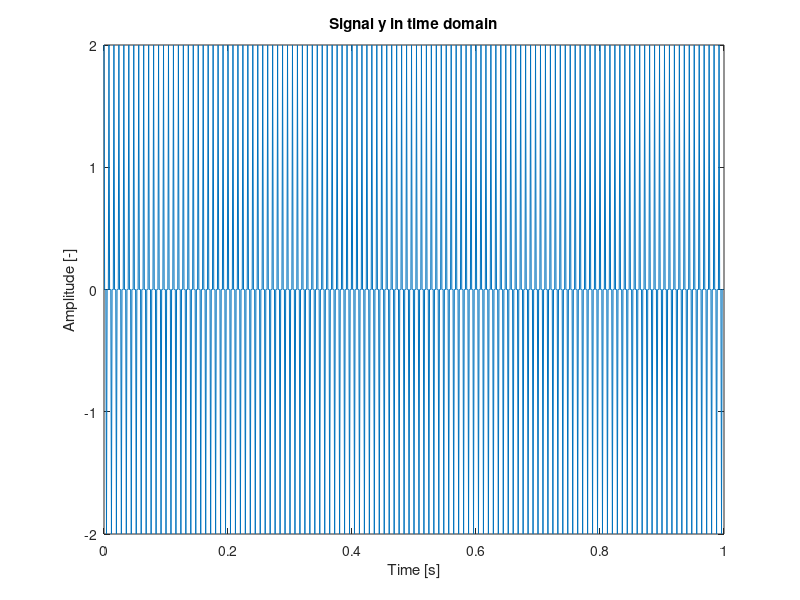
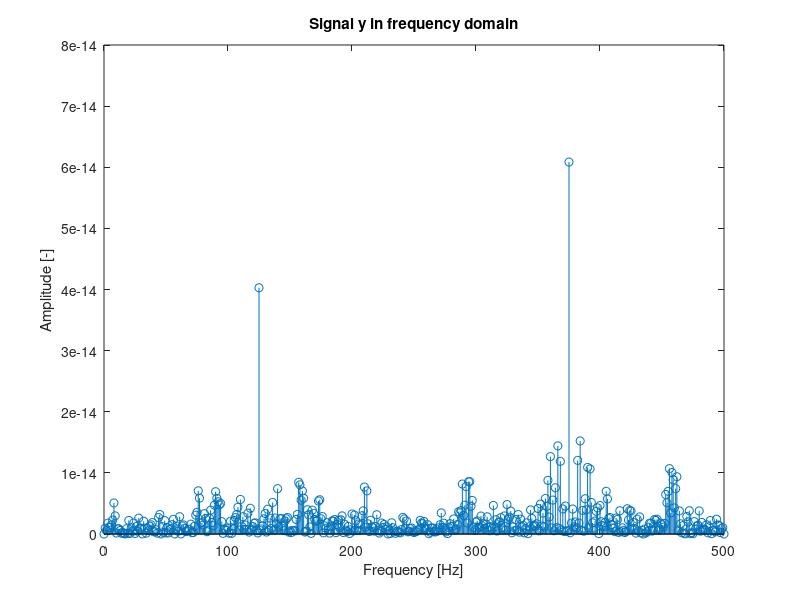
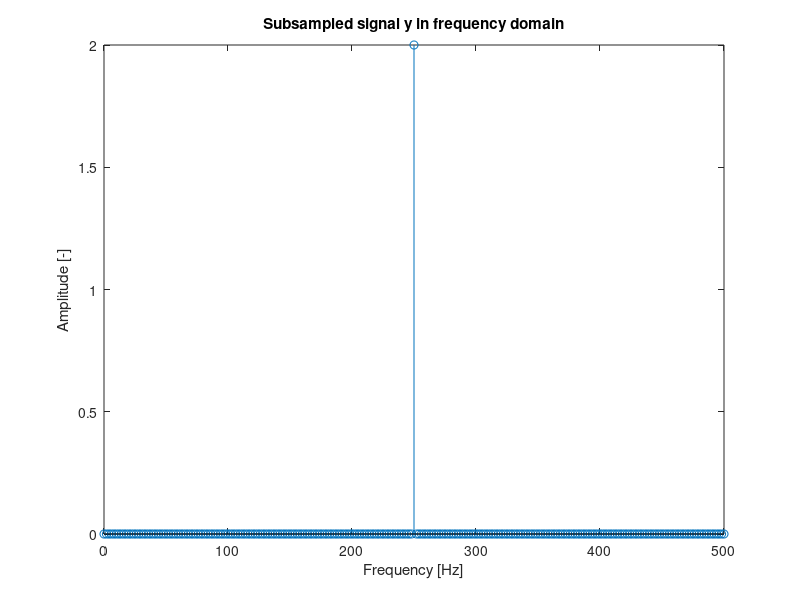

Write the MATLAB code that produced these figures, in order. (Note: this script raises an error after producing the figures.)
fs = 1000; % sampling frequency

% Creating a signal with given number of samples
N = 1000; % number of samples
t = (0:N-1)/fs; % time vector

% Amplitudes
A1 = 1;
A2 = 1;
% Frequencies
f1 = 125; % [Hz]
f2 = 375; % [Hz]

y = A1*cos(2*pi*f1*t) + A2*cos(2*pi*f2*t);

Y = fft(y);
N = length(Y);
% df = fs/N; % frequency resolution
fv = (0:N-1)*fs/N; % frequency vector

figure(1)
plot(t,y);
xlabel('Time [s]');
ylabel('Amplitude [-]');
title('Signal y in time domain');

% Display the amplitude-frequency plot for the frequency range from 0 to
% the Nyquist frequency by scaling the Fourier transform amplitude
% accordingly.

figure(2)
stem( fv , abs(imag(Y)/length(y)*2));
xlim([0,(fs/2)]);
xlabel('Frequency [Hz]');
ylabel('Amplitude [-]');
title('Signal y in frequency domain');

% Then, subsample the signal, keeping every second sample from the original
% signal (y(1:2:end)). Calculate and display the fft result for the new
% signal by scaling the spectrum amplitude.

y = (y(1:2:end)); % We reduce sampling frequency by half

Y = fft(y);
N = length(Y);
df = fs/N; % frequency resolution
fv = (0:N-1)*fs/N; % frequency vector

figure(3)
stem( fv , abs(Y)/length(y)*2);
xlim([0,(fs/2)]);
xlabel('Frequency [Hz]');
ylabel('Amplitude [-]');
title('Subsampled signal y in frequency domain');
subtitle('sampling frequency was reduced by half')

%% Signal Y1 consisting of a sum of two sine waves of frequencies of 125 and 375 Hz

y1 = A1*sin(2*pi*f1*t) + A2*sin(2*pi*f2*t);
y2 = A1*cos(2*pi*f1*t) - A2*cos(2*pi*f2*t);
